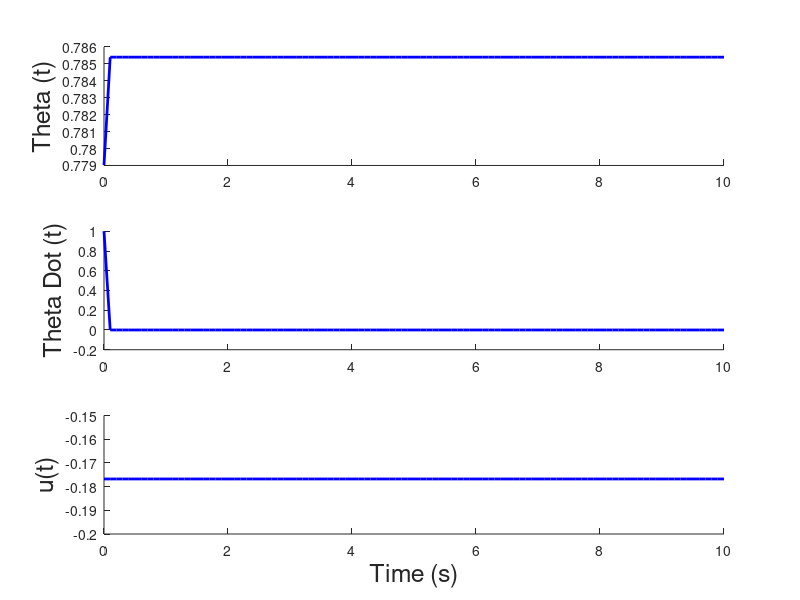
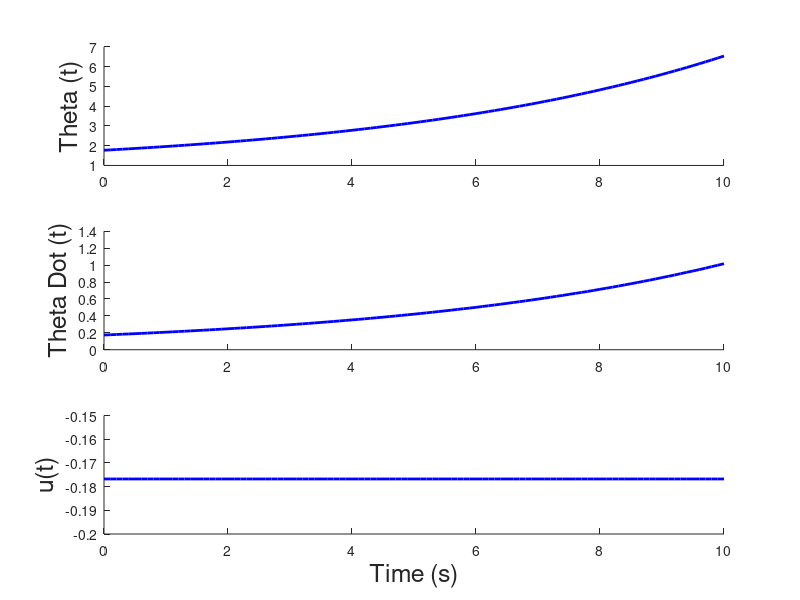
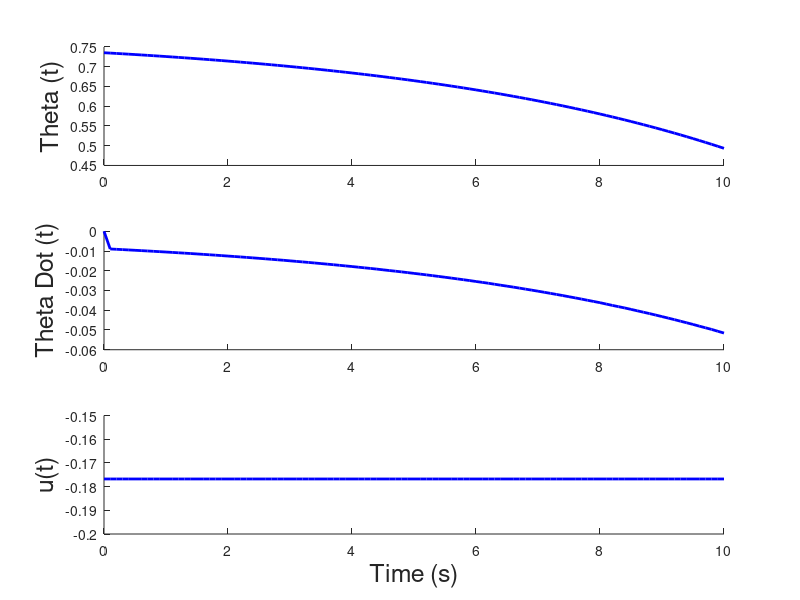

The MATLAB source for these figures, in order:
function linear_sim()
    %% Initialize the simulation variables
    t0 = 0; % initial time
    dt = 0.1; % time step
    tf = 10.0; % final time
        
    % Set the control input functions
    g = 9.8;
    m = 1/9.8;
    l = 0.25;
    b = 1;

    % Define the equilibrium states
    xeq = [pi/4; 0];
    ueq = b*0 - m*g*l*sin(pi/4);

    delta_u = @(t, x) 0;  
    
    % Set the starting points
    A = [0 1; sqrt(2)*9.8/(2*0.25) -9.8/(0.25^2)];
    [V, ~] = eig(A);
    delta_x0_1 = V(:,2); % State associated with negative eigenvalue
    delta_x0_2 = V(:,1); % State associated with positive eigenvalue
    delta_x0_3 = [-0.05; 0]; % State associated with theta = pi/4 - 0.05, thetad = 0
    delta_x0_list = [delta_x0_1, delta_x0_2, delta_x0_3];
    
    for k = 1:size(delta_x0_list,2)
        % Pull out the state
        delta_x0 = delta_x0_list(:,k);

        %% Simulate and plot the system using ode
        % Simulate the system
        [tvec, delta_xvec] = matlabOde45(delta_x0, t0, dt, tf, delta_u);
        uvec = getControlVector(tvec, delta_xvec, delta_u);

        % Plot the resulting states
        figure;
        plotResults(tvec, delta_xvec, uvec, xeq, ueq, 'b');
    end
end

function u_vec = getControlVector(tvec, xvec, delta_u)
%getControlVector calculate the control vector over the specified time
%interval and state
%
% Inputs:
%   tvec: 1xm vector of time inputs
%   xvec: nxm matrix of states
%   u: function handle that takes time and state as inputs and outputs
%   the control input

    len = size(tvec, 2);
    u_vec = zeros(1, len);
    for k = 1:len
        u_vec(:,k) = delta_u(tvec(k), xvec(:,k));
    end

end

function [tvec, xvec] = matlabOde45(delta_x0, t0, dt, tf, delta_u)
    %MatlabOde45 uses ODE 45 to simulate the state starting at x0 from time
    % t0 to tf
    %
    % Inputs:
    %   delta_x0: nx1 initial state
    %   t0: scalar - initial time
    %   dt: scalar - time increment
    %   tf: scalar - final time
    %   delta_u: function handle that takes time and state as inputs and outputs
    %   the control input
    %
    % Outputs:
    %   tvec: 1xm vector of times associated with the states
    %   xvec: nxm matrix of states where each column is a state at the
    %   associated time in tvec
    
    % Initialize the time
    t = t0:dt:tf;
    
    % Simulate the linear output
    [tvec, xvec] = ode45(@(t,x) f(x,delta_u(t,x)), t, delta_x0);

    % Transpose the outputs to get in the correct form
    tvec = tvec';
    xvec = xvec';    

end

function xdot = f(x, u)
    %f calculates the state dynamics using the current time, state, and
    %control input
    %
    % Inputs:
    %   t: current time
    %   x: current state
    %   u: current control input
    %
    % Ouputs:
    %   xdot: time derivative of x(t)

    % Define the variables
    g = 9.8;
    m = 1/9.8;
    l = 0.25;
    b = 1;
    
    % Linear system matrices
    A = [0 1; sqrt(2)*g/(2*l) -b/(m*l^2)];
    B = [0; 1/(m*l^2)];
    
    % LTI equation
    xdot = A*x + B*u;
end

function plotResults(tvec, delta_xvec, delta_uvec, xeq, ueq, color)
   
    % Build the actual state
    real_state = delta_xvec + xeq;
    real_input = delta_uvec + ueq;
    
    % Plot variables
    fontsize = 18;
    linewidth = 2;
    
    % Plot the resulting states
    subplot(3,1,1); hold on;
    plot(tvec, real_state(1,:), color, 'linewidth', linewidth);
    ylabel('Theta (t)', 'fontsize', fontsize);
    
    subplot(3,1,2); hold on;
    plot(tvec, real_state(2,:), color, 'linewidth', linewidth);
    ylabel('Theta Dot (t)', 'fontsize', fontsize);
    
    subplot(3,1,3); hold on;
    plot(tvec, real_input, color, 'linewidth', linewidth);
    ylabel('u(t)', 'fontsize', fontsize);
    xlabel('Time (s)', 'fontsize', fontsize);
end

